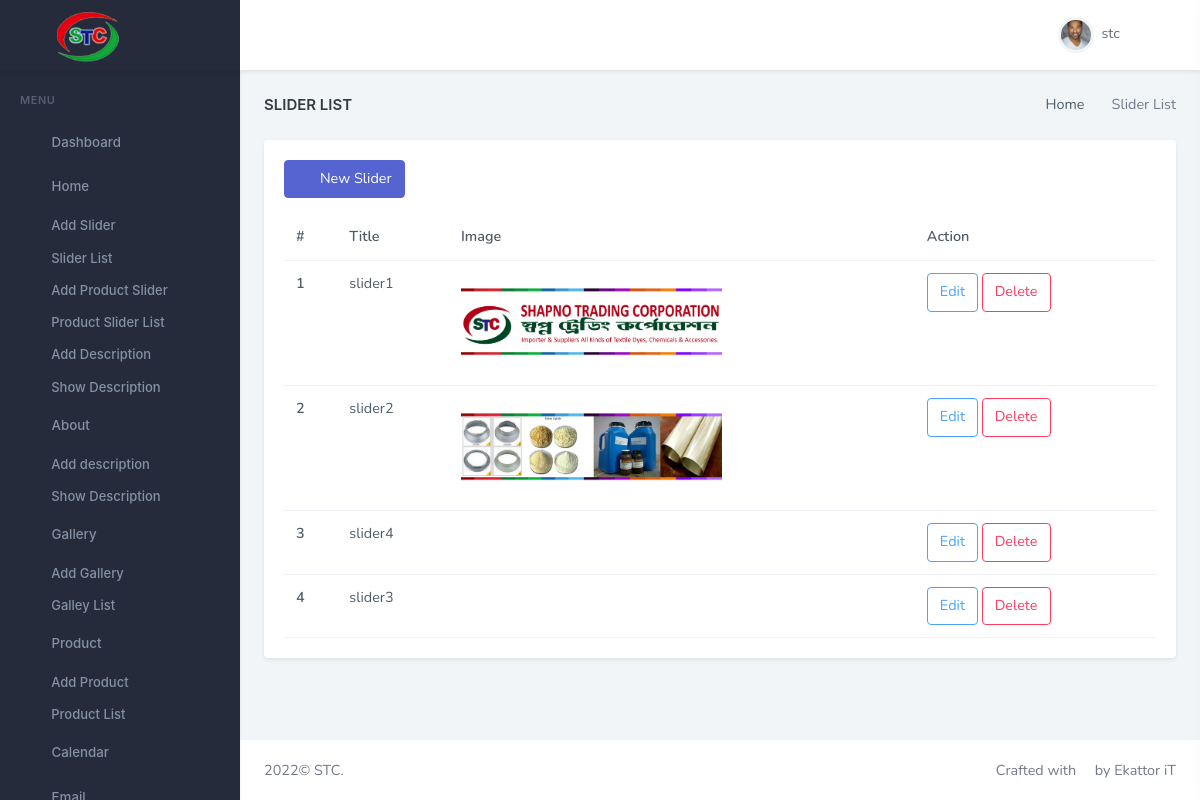
/dashboard/slider-list (signed in), run on the app's committed database.
### home/models.py (models this page shows, shortened)
class Slider(models.Model):
    title = models.CharField(max_length=100)
    image = models.ImageField(upload_to='slider')

### home/views.py (the view)
# urls.py: path('dashboard/slider-list', views.SliderListView.as_view(), name='dash-slider'),  # Product list
class SliderListView(LoginRequiredMixin, View):
    def get(self, request):
        context = {
            'slider': Slider.objects.all(),
            'title': "Slider List",
            'pageview': "Home"
        }
        return render(request, 'home/slider_list.html', context)

### templates/home/slider_list.html
{% extends 'partials/base.html' %}
{% load static %}
{% block content %}
                        <div class="row">
                            <div class="col-lg-12">
                                <div class="card">
                                    <div class="card-body">
                                        <div class="">
                                            <a href="{% url 'slider-create' %}" class="btn btn-primary mb-3"><i class="mdi mdi-plus me-2"></i> New Slider</a>
                                        </div>
                                        <div class="table-responsive">
                                            <table class="table mb-0">
                                                <thead>
                                                    <tr>
                                                        <th>#</th>
                                                        <th>Title</th>
                                                        <th>Image</th>
                                                        <th>Action</th>
                                                    </tr>
                                                </thead>
                                                {% for item in slider %}
                                                <tbody>
                                                    <tr>
                                                        <th scope="row">{{forloop.counter}}</th>
                                                        <td>{{item.title}}</td>
                                                        <td><img src="{{ item.image.url }}" alt=""  height="100" /></td>
                                                        <td>
                                                            <a href="{% url 'slider-edit' item.id %}">
                                                                <button class="btn btn-outline-info">Edit</button>
                                                            </a>
                                                            <a href="{% url 'delete-slider' item.id %}">
                                                                <button class="btn btn-outline-danger">Delete</button>
                                                            </a>
                                                        </td>
                                                    </tr>
                                                </tbody>
                                                {% endfor %}
                                            </table>
                                        </div>
                                    </div>
                                </div>
                            </div>
                        </div>
{% endblock content %}

### templates/partials/header.html (shortened to what this page needs)
{% load static %}
{% block header %}
		<header id="page-topbar">
			<div class="navbar-header">
				<div class="d-flex">
					<div class="navbar-brand-box">
						<a href="{% url 'dashboard' %}" class="logo logo-light">
							<span class="logo-lg">
                                    <img src="{% static 'images/5.png' %}" alt="logo-light" height="50">
                                </span>
						</a>
					</div>
					<button type="button" class="btn btn-sm px-3 font-size-24 header-item waves-effect" id="vertical-menu-btn"> <i class="ri-menu-2-line align-middle"></i>
					</button>
				</div>
				<div class="d-flex">
					<div class="dropdown d-inline-block user-dropdown">
						<button type="button" class="btn header-item waves-effect" id="page-header-user-dropdown" data-bs-toggle="dropdown" aria-haspopup="true" aria-expanded="false">
							<img class="rounded-circle header-profile-user" src="{% static 'images/users/avatar-2.jpg' %}" alt="Header Avatar"> <span class="d-none d-xl-inline-block ms-1">{{user.username}}</span>
							<i class="mdi mdi-chevron-down d-none d-xl-inline-block"></i>
						</button>
					</div>
					<div class="dropdown d-inline-block">
						<button type="button" class="btn header-item noti-icon right-bar-toggle waves-effect"> <i class="ri-settings-2-line"></i>
						</button>
					</div>
				</div>
			</div>
		</header>
{% endblock header %}

### data on the page
Slider: title "slider1", image (picture)
Slider: title "slider2", image (picture)
Slider: title "slider4"
Slider: title "slider3"

### other printed values
{{ user.username }} "stc"
{{ title }} "SLIDER LIST"
{{ pageview }} "Home"
{{ title }} "Slider List"
